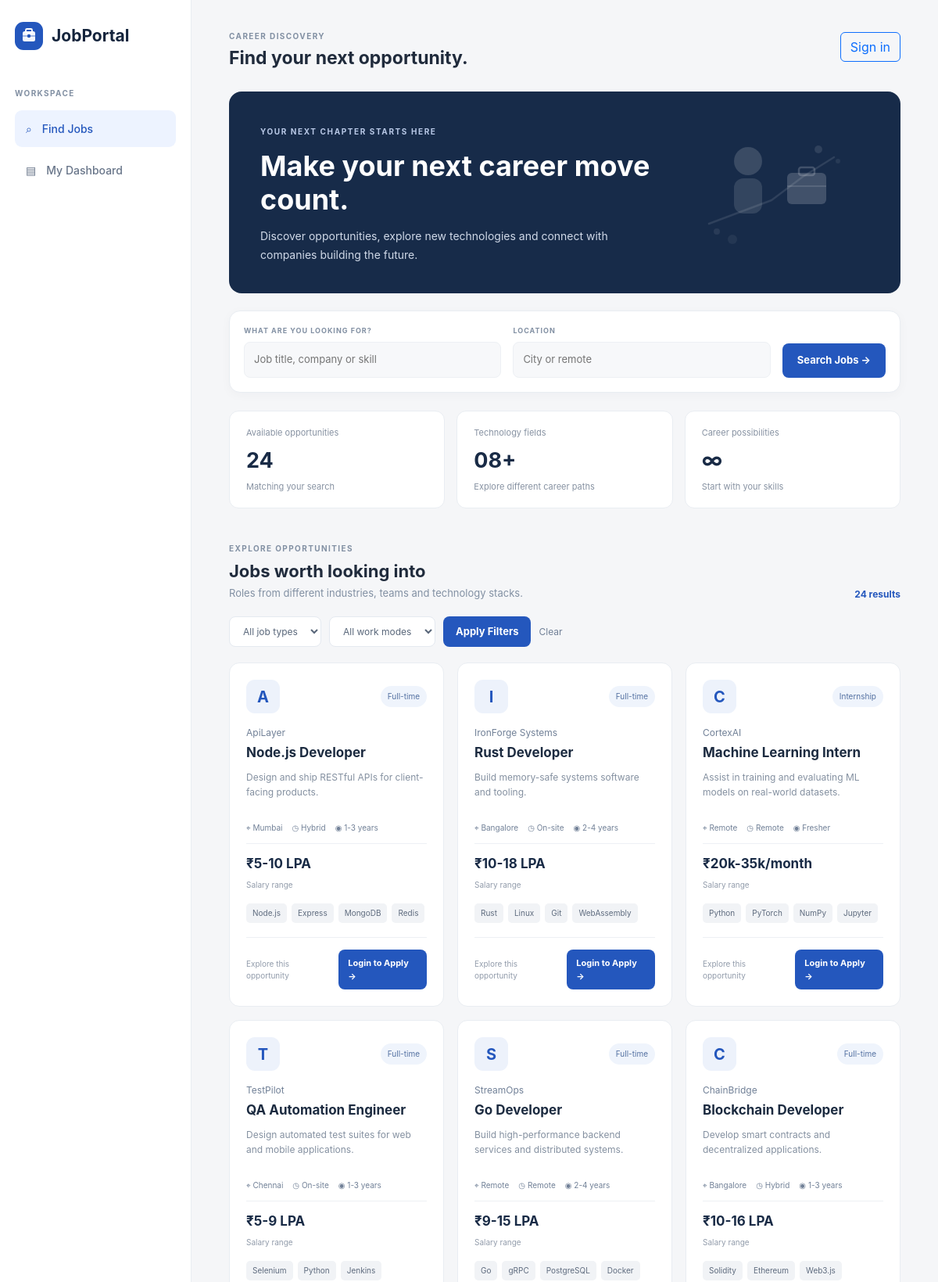
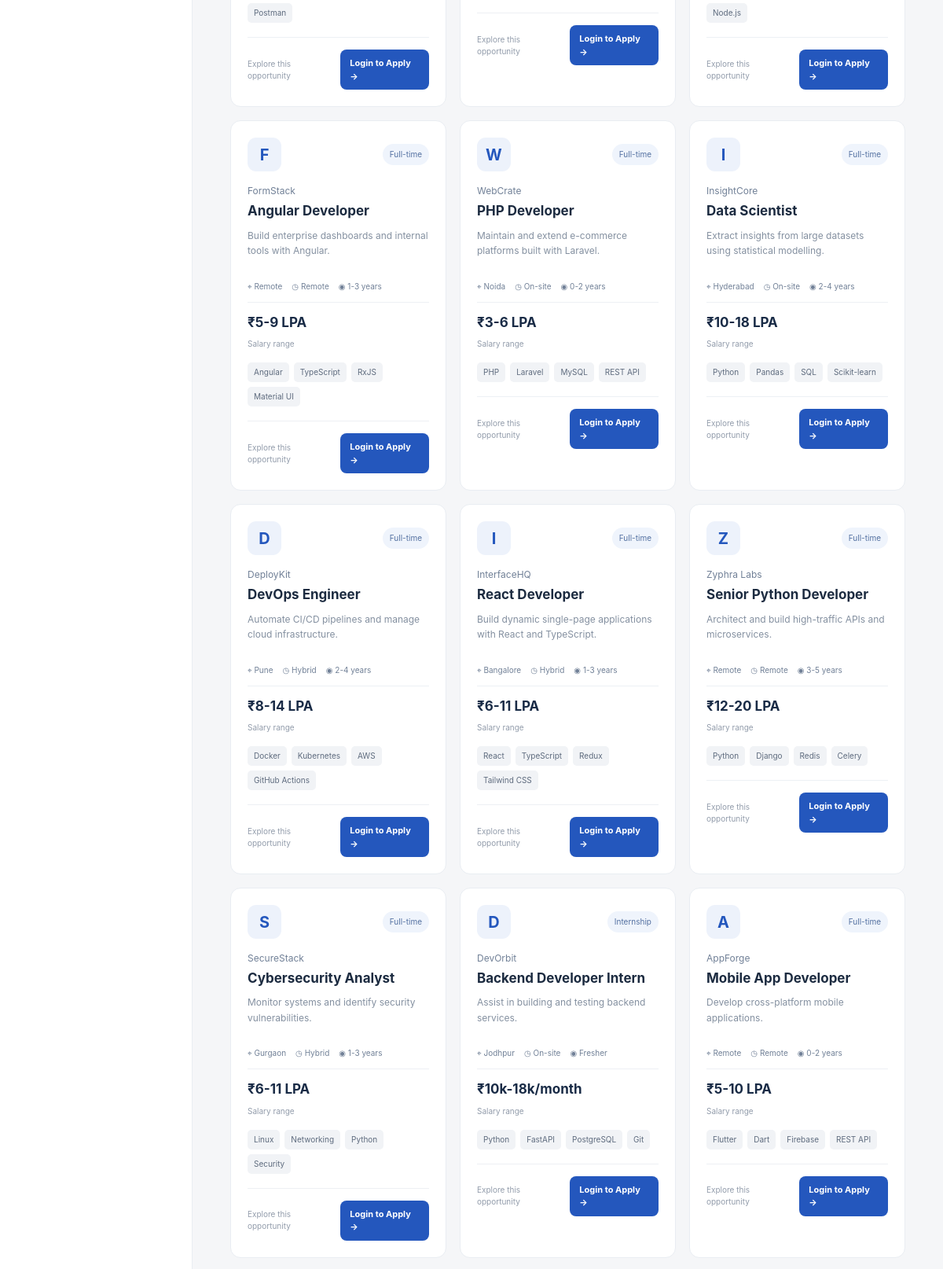
The page / (upper part) on the database its author committed (2 pictures, top to bottom).
### tables this page shows
CREATE TABLE jobs (
            id INTEGER PRIMARY KEY AUTOINCREMENT,
            recruiter_id INTEGER,
            title TEXT,
            company TEXT,
            location TEXT,
            salary TEXT,
            description TEXT,
            status TEXT DEFAULT 'pending'
        , skills TEXT DEFAULT '', job_type TEXT DEFAULT 'Full-time', work_mode TEXT DEFAULT 'On-site', experience TEXT DEFAULT 'Fresher');

### app.py (the view)
@app.route("/")
def index():
    search = request.args.get("search", "").strip()
    location = request.args.get("location", "").strip()
    job_type = request.args.get("job_type", "").strip()
    work_mode = request.args.get("work_mode", "").strip()
    query = """
        SELECT * FROM jobs
        WHERE status='approved'
        AND (title LIKE ? OR company LIKE ? OR skills LIKE ?)
    """
    params = [f"%{search}%"] * 3
    if location:
        query += " AND location LIKE ?"
        params.append(f"%{location}%")
    if job_type:
        query += " AND job_type=?"
        params.append(job_type)
    if work_mode:
        query += " AND work_mode=?"
        params.append(work_mode)
    query += " ORDER BY id DESC"
    db = get_db()
    jobs = db.execute(query, params).fetchall()
    db.close()
    return render_template(
        "index.html",
        jobs=jobs,
        search=search,
        location=location,
        job_type=job_type,
        work_mode=work_mode
    )

### app.py (called while the page is built)
def get_db():
    db = sqlite3.connect(DB)
    db.row_factory = sqlite3.Row
    return db

### templates/index.html (shortened to what this page needs)
{% extends "base.html" %}
{% block content %}
<div class="dashboard-layout">
    <aside class="sidebar">
        <div class="brand">
            <span class="brand-icon">
            </span>
            <span>JobPortal</span>
        </div>
        <p class="sidebar-label">WORKSPACE</p>
        <a href="/" class="side-link active">⌕ <span>Find Jobs</span></a>
        <a href="/dashboard" class="side-link">▤ <span>My Dashboard</span></a>
    </aside>
    <main class="main-content">
        <div class="topbar">
            <div>
                <span class="eyebrow">CAREER DISCOVERY</span>
                <h2>Find your next opportunity.</h2>
            </div>
            <div class="top-profile">
                {% if session.get('user_id') %}
                    <div class="avatar">{{ session.get('name', 'U')[0]|upper }}</div>
                    <div>
                        <strong>{{ session.get('name') }}</strong>
                        <small>{{ session.get('role')|replace('_', ' ')|title }}</small>
                    </div>
                {% else %}
                    <a href="/login" class="btn btn-outline-primary">Sign in</a>
                {% endif %}
            </div>
        </div>
        <section class="welcome-panel">
            <div class="welcome-copy">
                <span class="welcome-tag">YOUR NEXT CHAPTER STARTS HERE</span>
                <h1>Make your next career move count.</h1>
                <p>Discover opportunities, explore new technologies and connect with companies building the future.</p>
            </div>
            <div class="welcome-art">
            </div>
        </section>
        <section class="search-section">
            <form action="/" method="GET" class="search-form">
                <div class="search-field">
                    <label>WHAT ARE YOU LOOKING FOR?</label>
                    <input type="text" name="search"
                           value="{{ search }}"
                           placeholder="Job title, company or skill">
                </div>
                <div class="search-field">
                    <label>LOCATION</label>
                    <input type="text" name="location"
                           value="{{ location }}"
                           placeholder="City or remote">
                </div>
                <button type="submit" class="search-button">Search Jobs →</button>
            </form>
        </section>
        <section class="stats-grid">
            <div class="stat-card">
                <span>Available opportunities</span>
                <strong>{{ jobs|length }}</strong>
                <small>Matching your search</small>
            </div>
            <div class="stat-card">
                <span>Technology fields</span>
                <strong>08+</strong>
                <small>Explore different career paths</small>
            </div>
            <div class="stat-card">
                <span>Career possibilities</span>
                <strong>∞</strong>
                <small>Start with your skills</small>
            </div>
        </section>
        <div class="content-heading">
            <div>
                <span class="eyebrow">EXPLORE OPPORTUNITIES</span>
                <h3>Jobs worth looking into</h3>
                <p>Roles from different industries, teams and technology stacks.</p>
            </div>
            <span class="result-count">{{ jobs|length }} results</span>
        </div>
        <form action="/" method="GET" class="filter-bar">
            <select name="job_type">
                <option value="">All job types</option>
            </select>
            <select name="work_mode">
                <option value="">All work modes</option>
            </select>
            <button class="filter-button">Apply Filters</button>
            <a href="/" class="clear-filter">Clear</a>
        </form>
        <section class="jobs-grid">
            {% for job in jobs %}
            <article class="job-card">
                <div class="job-card-top">
                    <div class="company-logo">
                        {{ job.company[0]|upper }}
                    </div>
                    <span class="job-type">{{ job.job_type or "Full-time" }}</span>
                </div>
                <div class="company-name">{{ job.company }}</div>
                <h4>{{ job.title }}</h4>
                <p class="job-description">{{ job.description }}</p>
                <div class="job-meta">
                    <span>⌖ {{ job.location }}</span>
                    <span>◷ {{ job.work_mode or "On-site" }}</span>
                    <span>◉ {{ job.experience or "Fresher" }}</span>
                </div>
                <div class="salary-row">
                    <strong>{{ job.salary }}</strong>
                    <span>Salary range</span>
                </div>
                <div class="skill-tags">
                    {% for skill in (job.skills or "").split(",")[:4] %}
                        {% if skill.strip() %}
                        <span>{{ skill.strip() }}</span>
                        {% endif %}
                    {% endfor %}
                </div>
                <div class="job-card-footer">
                    <small>Explore this opportunity</small>
                    {% if session.get('role') == 'job_seeker' %}
                    <form method="POST" action="/apply/{{ job.id }}">
                        <button class="apply-button">Apply Now →</button>
                    </form>
                    {% elif not session.get('user_id') %}
                    <a href="/login" class="apply-button">Login to Apply →</a>
                    {% else %}
                    <span class="text-muted small">Job seeker access only</span>
                    {% endif %}
                </div>
            </article>
            {% else %}
            <div class="empty-state">
                <h3>No matching jobs found</h3>
                <p>Try changing your search or filters.</p>
                <a href="/" class="btn btn-primary">View all jobs</a>
            </div>
            {% endfor %}
        </section>
    </main>
</div>
{% endblock %}

### rows shown on the page
jobs: company "A", job_type "Full-time", company "ApiLayer", title "Node.js Developer", description "Design and ship RESTful APIs for client-facing products.", location "Mumbai", work_mode "Hybrid", experience "1-3 years", salary "₹5-10 LPA", strip "Node.js" "Express" "MongoDB" "Redis"
jobs: company "I", job_type "Full-time", company "IronForge Systems", title "Rust Developer", description "Build memory-safe systems software and tooling.", location "Bangalore", work_mode "On-site", experience "2-4 years", salary "₹10-18 LPA", strip "Rust" "Linux" "Git" "WebAssembly"
jobs: company "C", job_type "Internship", company "CortexAI", title "Machine Learning Intern", description "Assist in training and evaluating ML models on real-world datasets.", location "Remote", work_mode "Remote", experience "Fresher", salary "₹20k-35k/month", strip "Python" "PyTorch" "NumPy" "Jupyter"
jobs: company "T", job_type "Full-time", company "TestPilot", title "QA Automation Engineer", description "Design automated test suites for web and mobile applications.", location "Chennai", work_mode "On-site", experience "1-3 years", salary "₹5-9 LPA", strip "Selenium" "Python" "Jenkins" "Postman"
jobs: company "S", job_type "Full-time", company "StreamOps", title "Go Developer", description "Build high-performance backend services and distributed systems.", location "Remote", work_mode "Remote", experience "2-4 years", salary "₹9-15 LPA", strip "Go" "gRPC" "PostgreSQL" "Docker"
jobs: company "C", job_type "Full-time", company "ChainBridge", title "Blockchain Developer", description "Develop smart contracts and decentralized applications.", location "Bangalore", work_mode "Hybrid", experience "1-3 years", salary "₹10-16 LPA", strip "Solidity" "Ethereum" "Web3.js" "Node.js"
jobs: company "F", job_type "Full-time", company "FormStack", title "Angular Developer", description "Build enterprise dashboards and internal tools with Angular.", location "Remote", work_mode "Remote", experience "1-3 years", salary "₹5-9 LPA", strip "Angular" "TypeScript" "RxJS" "Material UI"
jobs: company "W", job_type "Full-time", company "WebCrate", title "PHP Developer", description "Maintain and extend e-commerce platforms built with Laravel.", location "Noida", work_mode "On-site", experience "0-2 years", salary "₹3-6 LPA", strip "PHP" "Laravel" "MySQL" "REST API"
jobs: company "I", job_type "Full-time", company "InsightCore", title "Data Scientist", description "Extract insights from large datasets using statistical modelling.", location "Hyderabad", work_mode "On-site", experience "2-4 years", salary "₹10-18 LPA", strip "Python" "Pandas" "SQL" "Scikit-learn"
jobs: company "D", job_type "Full-time", company "DeployKit", title "DevOps Engineer", description "Automate CI/CD pipelines and manage cloud infrastructure.", location "Pune", work_mode "Hybrid", experience "2-4 years", salary "₹8-14 LPA", strip "Docker" "Kubernetes" "AWS" "GitHub Actions"
jobs: company "I", job_type "Full-time", company "InterfaceHQ", title "React Developer", description "Build dynamic single-page applications with React and TypeScript.", location "Bangalore", work_mode "Hybrid", experience "1-3 years", salary "₹6-11 LPA", strip "React" "TypeScript" "Redux" "Tailwind CSS"
jobs: company "Z", job_type "Full-time", company "Zyphra Labs", title "Senior Python Developer", description "Architect and build high-traffic APIs and microservices.", location "Remote", work_mode "Remote", experience "3-5 years", salary "₹12-20 LPA", strip "Python" "Django" "Redis" "Celery"
jobs: company "S", job_type "Full-time", company "SecureStack", title "Cybersecurity Analyst", description "Monitor systems and identify security vulnerabilities.", location "Gurgaon", work_mode "Hybrid", experience "1-3 years", salary "₹6-11 LPA", strip "Linux" "Networking" "Python" "Security"
jobs: company "D", job_type "Internship", company "DevOrbit", title "Backend Developer Intern", description "Assist in building and testing backend services.", location "Jodhpur", work_mode "On-site", experience "Fresher", salary "₹10k-18k/month", strip "Python" "FastAPI" "PostgreSQL" "Git"
jobs: company "A", job_type "Full-time", company "AppForge", title "Mobile App Developer", description "Develop cross-platform mobile applications.", location "Remote", work_mode "Remote", experience "0-2 years", salary "₹5-10 LPA", strip "Flutter" "Dart" "Firebase" "REST API"

### other values the page prints
{{ jobs|length }} "24"
